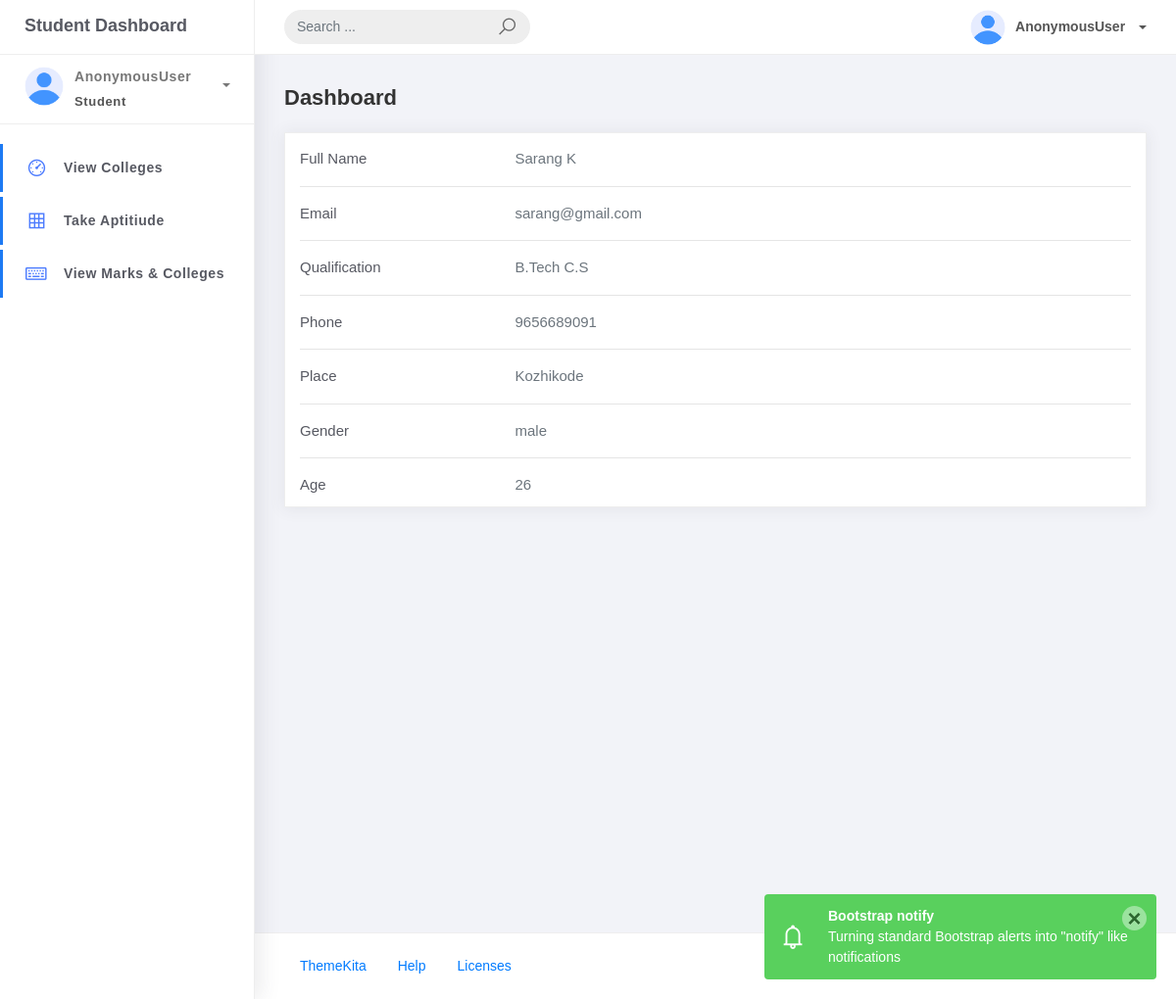
Page /student/profile_view/2/ on the earlier database version.
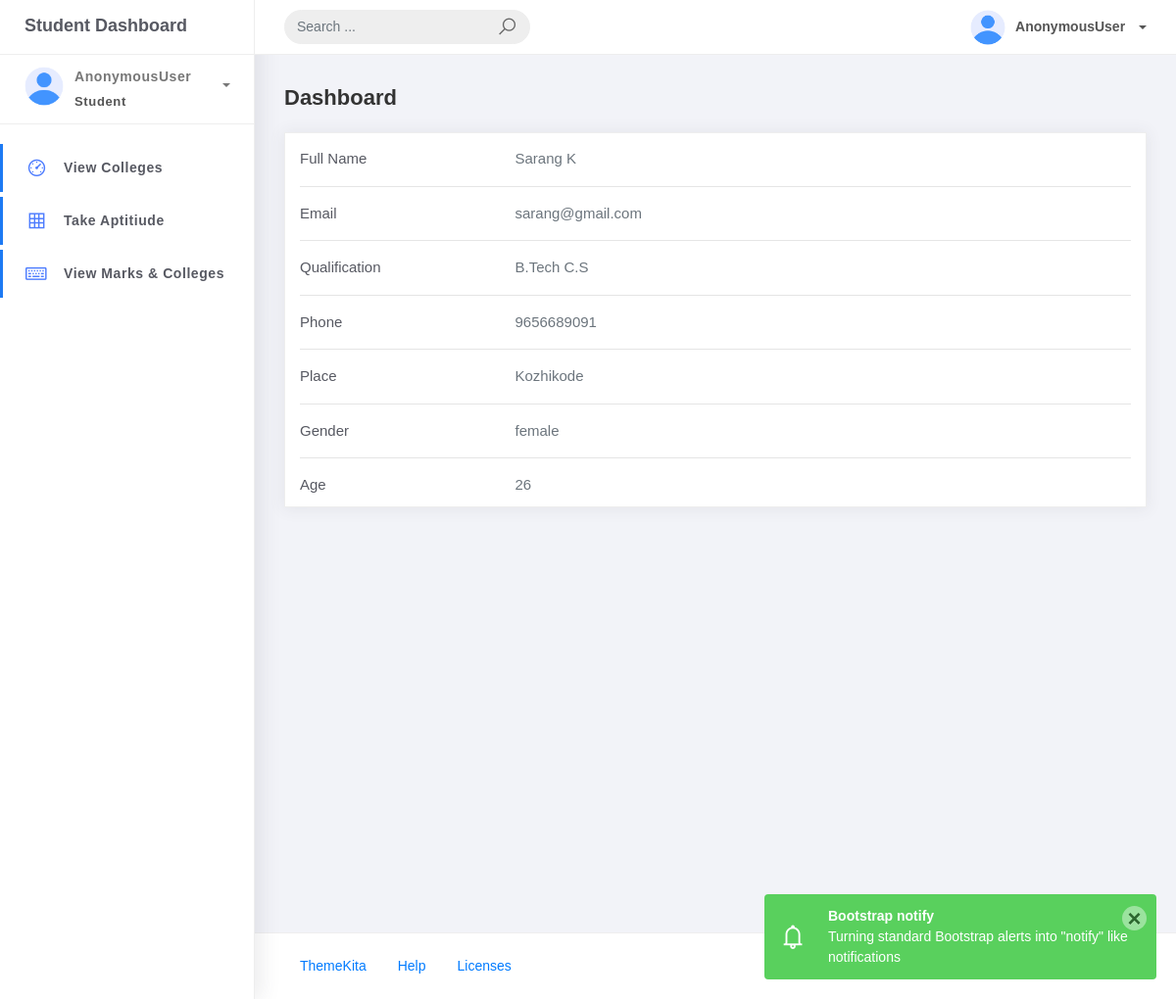
Same page on the later database version.
### CarrierApp/models.py (models this page shows, shortened)
class Student(models.Model):
    name=models.CharField(max_length=50,null=True)
    place=models.CharField(max_length=50,null=True)
    phone=models.PositiveBigIntegerField(null=True)
    age=models.PositiveIntegerField(null=True)
    Gender=models.CharField(max_length=50,null=True)
    email=models.EmailField(max_length=70,null=True,unique=True)
    qualification=models.CharField(max_length=200,null=True)
    user=models.OneToOneField(Login, on_delete=models.DO_NOTHING,related_name="student_profile")

### Student/views.py (the view)
# urls.py: path('profile_view/<int:pk>/',views.Stud_profileView.as_view(),name='profile_view'),
class Stud_profileView(View):
    def get(self,request,*args,**kwargs):
        id=kwargs.get('pk')
        data=Student.objects.filter(user=id)
        return render(request,'Stud_templates/profileview.html',{"data": data})

### Student/templates/Stud_templates/profileview.html (shortened to what the changed rows need)
{% load static %}
<!DOCTYPE html>
<html>
<head>
    <link rel="stylesheet" href="{% static 'assets/css/bootstrap.min.css' %}">
    <link rel="stylesheet" href="{% static 'assets/css/ready.css' %}">
    <link rel="stylesheet" href="{% static 'assets/css/demo.css' %}">
</head>
<body>
    <div class="wrapper">
        <div class="main-panel">
            <div class="content">
                <div class="container-fluid">
                    <div class="card mb-4">
                        <div class="card-body">
                            {% for i in data %}
                            <div class="row">
                                <div class="col-sm-3">
                                    <p class="mb-0">Full Name</p>
                                </div>
                                <div class="col-sm-9">
                                    <p class="text-muted mb-0">{{i.name}}</p>
                                </div>
                            </div>
                            <hr>
                            <div class="row">
                                <div class="col-sm-3">
                                    <p class="mb-0">Email</p>
                                </div>
                                <div class="col-sm-9">
                                    <p class="text-muted mb-0">{{i.email}}</p>
                                </div>
                            </div>
                            <hr>
                            <div class="row">
                                <div class="col-sm-3">
                                    <p class="mb-0">Qualification</p>
                                </div>
                                <div class="col-sm-9">
                                    <p class="text-muted mb-0">{{i.qualification}}</p>
                                </div>
                            </div>
                            <hr>
                            <div class="row">
                                <div class="col-sm-3">
                                    <p class="mb-0">Phone</p>
                                </div>
                                <div class="col-sm-9">
                                    <p class="text-muted mb-0">{{i.phone}}</p>
                                </div>
                            </div>
                            <hr>
                            <div class="row">
                                <div class="col-sm-3">
                                    <p class="mb-0">Place</p>
                                </div>
                                <div class="col-sm-9">
                                    <p class="text-muted mb-0">{{i.place}}</p>
                                </div>
                            </div>
                            <hr>
                            <div class="row">
                                <div class="col-sm-3">
                                    <p class="mb-0">Gender</p>
                                </div>
                                <div class="col-sm-9">
                                    <p class="text-muted mb-0">{{i.Gender}}</p>
                                </div>
                            </div>
                            <hr>
                            <div class="row">
                                <div class="col-sm-3">
                                    <p class="mb-0">Age</p>
                                </div>
                                <div class="col-sm-9">
                                    <p class="text-muted mb-0">{{i.age}}</p>
                                </div>
                            </div>
                            {% endfor %}
                        </div>
                    </div>
                </div>
            </div>
        </div>
    </div>
</body>
</html>

Differences in the rows shown:
changed Student "Sarang K": Gender "male" → "female"
